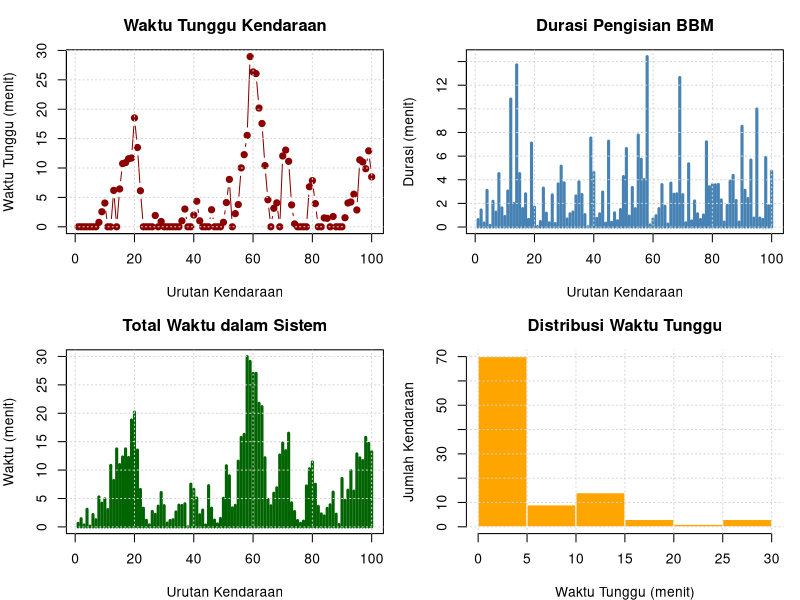

Reproduce this figure in R.

# =========================================================================
# SIMULASI MONTE CARLO:
# ANTREAN KENDARAAN DI SPBU MENGGUNAKAN METODE MONTE CARLO
# Model antrean M/M/1 (satu pompa pelayanan)
# =========================================================================

# 1. Mengunci angka acak agar hasil konsisten
set.seed(20261024)

# 2. Parameter sistem SPBU
jumlah_kendaraan <- 100
rata_antar_kedatangan <- 4.5  # Rata-rata kedatangan tiap 4,5 menit
rata_durasi_pengisian <- 3.5  # Rata-rata pengisian BBM 3,5 menit

# 3. Membangkitkan variabel acak berdistribusi eksponensial
selisih_kedatangan <- round(
  rexp(jumlah_kendaraan, rate = 1 / rata_antar_kedatangan), 2
)

durasi_pengisian <- round(
  rexp(jumlah_kendaraan, rate = 1 / rata_durasi_pengisian), 2
)

# 4. Inisialisasi vektor hasil simulasi
waktu_kedatangan <- numeric(jumlah_kendaraan)
mulai_pelayanan <- numeric(jumlah_kendaraan)
waktu_tunggu <- numeric(jumlah_kendaraan)
selesai_pelayanan <- numeric(jumlah_kendaraan)
total_waktu_sistem <- numeric(jumlah_kendaraan)
waktu_menganggur <- numeric(jumlah_kendaraan)

# 5. Proses simulasi antrean kendaraan
for (i in 1:jumlah_kendaraan) {
  
  if (i == 1) {
    waktu_kedatangan[i] <- selisih_kedatangan[i]
    mulai_pelayanan[i] <- waktu_kedatangan[i]
    waktu_menganggur[i] <- waktu_kedatangan[i]
    
  } else {
    waktu_kedatangan[i] <-
      waktu_kedatangan[i - 1] + selisih_kedatangan[i]
    
    mulai_pelayanan[i] <- max(
      waktu_kedatangan[i],
      selesai_pelayanan[i - 1]
    )
    
    waktu_menganggur[i] <- max(
      0,
      waktu_kedatangan[i] - selesai_pelayanan[i - 1]
    )
  }
  
  waktu_tunggu[i] <- round(
    mulai_pelayanan[i] - waktu_kedatangan[i], 2
  )
  
  selesai_pelayanan[i] <- round(
    mulai_pelayanan[i] + durasi_pengisian[i], 2
  )
  
  total_waktu_sistem[i] <- round(
    selesai_pelayanan[i] - waktu_kedatangan[i], 2
  )
}

# 6. Menyusun tabel hasil simulasi
tabel_simulasi <- data.frame(
  Kendaraan = 1:jumlah_kendaraan,
  Selisih_Kedatangan = selisih_kedatangan,
  Waktu_Kedatangan = waktu_kedatangan,
  Mulai_Pengisian = mulai_pelayanan,
  Durasi_Pengisian = durasi_pengisian,
  Waktu_Tunggu = waktu_tunggu,
  Selesai_Pengisian = selesai_pelayanan,
  Total_Waktu_Sistem = total_waktu_sistem
)

cat("\n================ TABEL HASIL SIMULASI =================\n")
print(tabel_simulasi, row.names = FALSE)

# 7. Evaluasi kinerja antrean SPBU
total_waktu_simulasi <- selesai_pelayanan[jumlah_kendaraan]

total_durasi_pengisian <- sum(durasi_pengisian)

utilisasi_pompa <- (
  total_durasi_pengisian / total_waktu_simulasi
) * 100

kendaraan_mengantre <- sum(waktu_tunggu > 0)

persentase_mengantre <- (
  kendaraan_mengantre / jumlah_kendaraan
) * 100

rata_rata_tunggu <- mean(waktu_tunggu)
maksimum_tunggu <- max(waktu_tunggu)
rata_rata_sistem <- mean(total_waktu_sistem)

cat("\n================ RINGKASAN KINERJA SPBU =================\n")
cat(sprintf(
  "1. Rata-rata waktu tunggu       : %.2f menit\n",
  rata_rata_tunggu
))
cat(sprintf(
  "2. Waktu tunggu maksimum       : %.2f menit\n",
  maksimum_tunggu
))
cat(sprintf(
  "3. Rata-rata waktu dalam sistem: %.2f menit\n",
  rata_rata_sistem
))
cat(sprintf(
  "4. Kendaraan yang mengantre    : %d dari %d (%.1f%%)\n",
  kendaraan_mengantre,
  jumlah_kendaraan,
  persentase_mengantre
))
cat(sprintf(
  "5. Utilisasi pompa pelayanan   : %.2f%%\n",
  utilisasi_pompa
))
cat(sprintf(
  "6. Total waktu simulasi        : %.2f menit\n",
  total_waktu_simulasi
))

# 8. Visualisasi grafik di RStudio
par(mfrow = c(2, 2), mar = c(4, 4, 3, 1))

# Grafik 1: Waktu tunggu setiap kendaraan
plot(
  tabel_simulasi$Kendaraan,
  tabel_simulasi$Waktu_Tunggu,
  type = "b",
  pch = 19,
  col = "darkred",
  main = "Waktu Tunggu Kendaraan",
  xlab = "Urutan Kendaraan",
  ylab = "Waktu Tunggu (menit)"
)
grid()

# Grafik 2: Durasi pengisian setiap kendaraan
plot(
  tabel_simulasi$Kendaraan,
  tabel_simulasi$Durasi_Pengisian,
  type = "h",
  lwd = 3,
  col = "steelblue",
  main = "Durasi Pengisian BBM",
  xlab = "Urutan Kendaraan",
  ylab = "Durasi (menit)"
)
grid()

# Grafik 3: Total waktu kendaraan di sistem
plot(
  tabel_simulasi$Kendaraan,
  tabel_simulasi$Total_Waktu_Sistem,
  type = "h",
  lwd = 3,
  col = "darkgreen",
  main = "Total Waktu dalam Sistem",
  xlab = "Urutan Kendaraan",
  ylab = "Waktu (menit)"
)
grid()

# Grafik 4: Distribusi waktu tunggu
hist(
  tabel_simulasi$Waktu_Tunggu,
  breaks = "Sturges",
  col = "orange",
  border = "white",
  main = "Distribusi Waktu Tunggu",
  xlab = "Waktu Tunggu (menit)",
  ylab = "Jumlah Kendaraan"
)
grid()

# Mengembalikan layout grafik ke satu panel
par(mfrow = c(1, 1))

# 9. Menyimpan hasil simulasi ke file CSV
write.csv(
  tabel_simulasi,
  "hasil_simulasi_spbu.csv",
  row.names = FALSE
)

cat("\nHasil simulasi disimpan ke: hasil_simulasi_spbu.csv\n")
